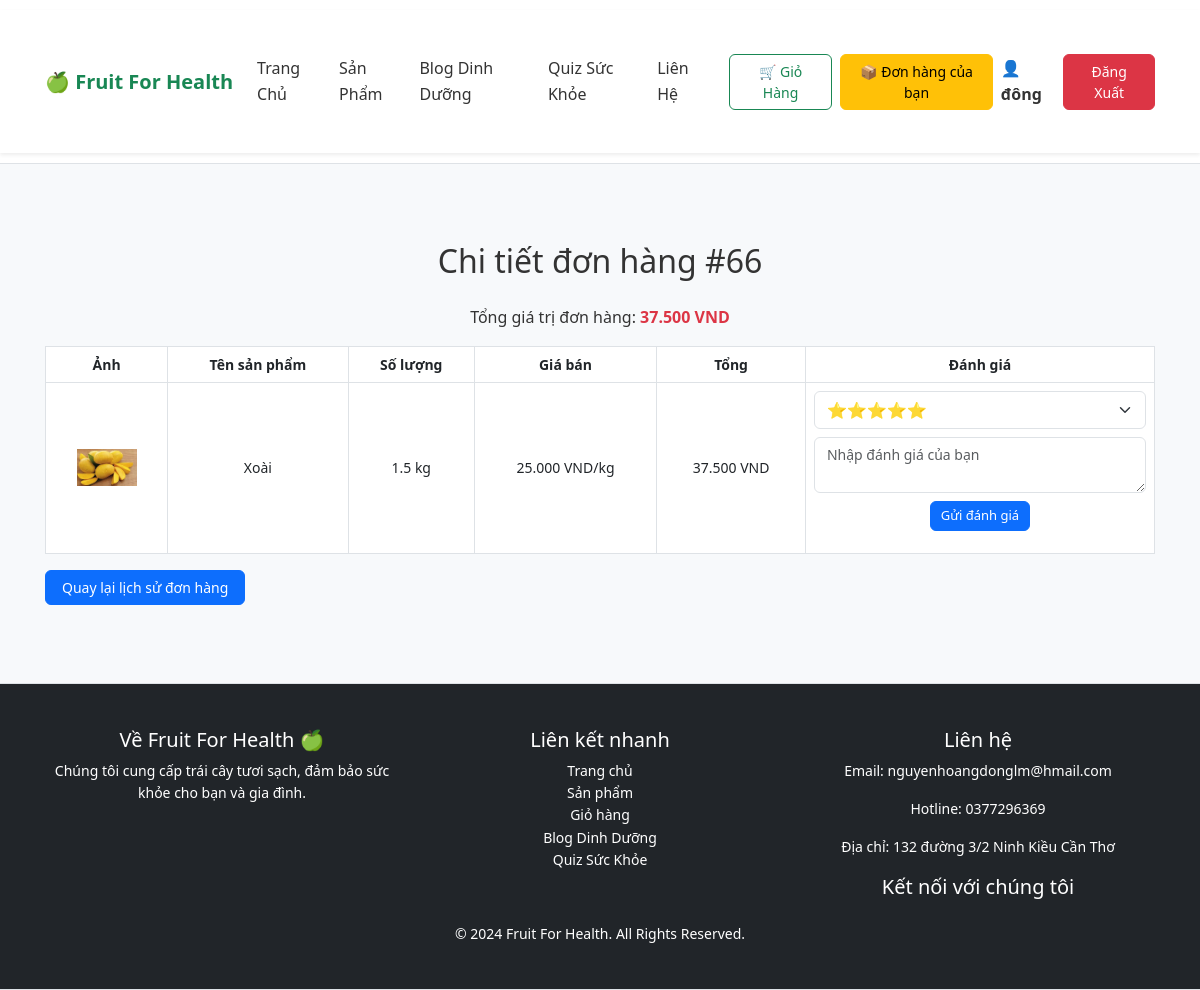
The app's page /order_details.php?order_id=66 (signed in) with its own data.
### tables this page shows
CREATE TABLE `users` (
  `user_id` int(6) NOT NULL,
  `username` varchar(255) NOT NULL,
  `email` varchar(255) NOT NULL,
  `password` varchar(255) NOT NULL,
  `role` varchar(50) DEFAULT 'user',
  `age` int(11) DEFAULT NULL,
  `created_at` timestamp NOT NULL DEFAULT current_timestamp(),
  `full_name` varchar(255) DEFAULT NULL,
  `phone_number` varchar(20) DEFAULT NULL,
  `address` text DEFAULT NULL
);

CREATE TABLE `orders` (
  `order_id` int(11) NOT NULL,
  `user_id` int(11) DEFAULT NULL,
  `total_price` decimal(10,2) NOT NULL,
  `order_status` enum('pending','shipped','canceled') DEFAULT 'pending',
  `created_at` timestamp NOT NULL DEFAULT current_timestamp(),
  `payment_method` varchar(50) NOT NULL DEFAULT 'cod',
  `approved_by_email` varchar(255) DEFAULT NULL
);

CREATE TABLE `order_items` (
  `order_item_id` int(11) NOT NULL,
  `order_id` int(11) NOT NULL,
  `product_id` int(11) NOT NULL,
  `quantity` int(11) NOT NULL,
  `price` decimal(10,2) NOT NULL
);

CREATE TABLE `products` (
  `product_id` int(6) NOT NULL,
  `name` varchar(255) NOT NULL,
  `selling_price` int(11) DEFAULT NULL,
  `description` text DEFAULT NULL,
  `category` varchar(100) NOT NULL DEFAULT 'Chung',
  `image_url` varchar(255) DEFAULT NULL,
  `created_at` timestamp NOT NULL DEFAULT current_timestamp(),
  `visibility` enum('public','private') DEFAULT 'public',
  `stock_quantity` float DEFAULT 0,
  `unit` varchar(10) NOT NULL DEFAULT 'kg',
  `status` enum('selling','not_selling') DEFAULT 'not_selling'
);

### order_details.php (the view, shortened to what this page needs)
<?php
require_once 'database/db_connect.php';
include 'includes/header.php';
$order_id = $_GET['order_id'];
$user_id = $_SESSION['user_id'];
$stmt = $conn->prepare("SELECT * FROM orders WHERE order_id = ? AND user_id = ?");
$stmt->bind_param("ii", $order_id, $user_id);
$stmt->execute();
$order_result = $stmt->get_result();
$order = $order_result->fetch_assoc();
$stmt = $conn->prepare("SELECT oi.*, p.name, p.image_url, p.unit
                        FROM order_items oi
                        JOIN products p ON oi.product_id = p.product_id
                        WHERE oi.order_id = ?");
$stmt->bind_param("i", $order_id);
$stmt->execute();
$result = $stmt->get_result();
$order_items = $result->fetch_all(MYSQLI_ASSOC);
?>
<!DOCTYPE html>
<html lang="vi">
<head>
    <link rel="stylesheet" href="https://cdn.jsdelivr.net/npm/bootstrap@5.3.0/dist/css/bootstrap.min.css">
    <link rel="stylesheet" href="assets/css/style.css">
</head>
<body>
<div class="container mt-5">
    <h2 class="text-center mb-4">Chi tiết đơn hàng #<?php echo $order_id; ?></h2>
    <p class="text-center">Tổng giá trị đơn hàng:
        <strong class="text-danger"><?php echo number_format($order['total_price'], 0, ',', '.'); ?> VND</strong>
    </p>
    <table class="table table-bordered text-center">
        <thead>
            <tr>
                <th>Ảnh</th>
                <th>Tên sản phẩm</th>
                <th>Số lượng</th>
                <th>Giá bán</th>
                <th>Tổng</th>
                <th>Đánh giá</th>
            </tr>
        </thead>
        <tbody>
        <?php foreach ($order_items as $item): ?>
            <?php
                $unit = $item['unit'] ?? 'trái';
                $quantity = $item['quantity'];
                $price = $item['price'];
                $display_quantity = $unit === 'kg' ? ($quantity * 0.5) . ' kg' : $quantity . ' trái';
                $subtotal = $unit === 'kg' ? $price * ($quantity * 0.5) : $price * $quantity;
            ?>
            <tr>
                <td><img src="<?php echo htmlspecialchars($item['image_url']); ?>" width="60"></td>
                <td><?php echo htmlspecialchars($item['name']); ?></td>
                <td><?php echo $display_quantity; ?></td>
                <td><?php echo number_format($price, 0, ',', '.'); ?> VND/<?php echo $unit; ?></td>
                <td><?php echo number_format($subtotal, 0, ',', '.'); ?> VND</td>
                <td>
                    <form method="POST">
                        <select name="rating" class="form-select mb-2">
                            <option value="5">⭐️⭐️⭐️⭐️⭐️</option>
                        </select>
                        <textarea name="comment" class="form-control mb-2" placeholder="Nhập đánh giá của bạn"></textarea>
                        <button type="submit" name="review" class="btn btn-primary btn-sm">Gửi đánh giá</button>
                    </form>
                </td>
            </tr>
        <?php endforeach; ?>
        </tbody>
    </table>
    <a href="order_history.php" class="btn btn-primary">Quay lại lịch sử đơn hàng</a>
</div>
<?php include 'includes/footer.php'; ?>
</body>
</html>

### includes/header.php (shortened to what this page needs)
<?php
require_once __DIR__ . '/../database/db_connect.php';
$is_logged_in = isset($_SESSION['user_id']);
$user_name = "";
if ($is_logged_in) {
    $user_id = $_SESSION['user_id'];
    $stmt = $conn->prepare("SELECT username FROM users WHERE user_id = ?");
    $stmt->bind_param("i", $user_id);
    $stmt->execute();
    $result = $stmt->get_result();
    if ($result->num_rows > 0) {
        $user = $result->fetch_assoc();
        $user_name = $user['username'];
    }
}
?>
<header>
    <nav class="navbar navbar-expand-lg navbar-light bg-white shadow-sm">
        <div class="container">
            <a class="navbar-brand fw-bold text-success" href="index.php">
                🍏 Fruit For Health
            </a>
            <div class="collapse navbar-collapse" id="navbarContent">
                <ul class="navbar-nav ms-auto">
                    <li class="nav-item"><a class="nav-link" href="index.php">Trang Chủ</a></li>
                    <li class="nav-item"><a class="nav-link" href="products.php">Sản Phẩm</a></li>
                    <li class="nav-item"><a class="nav-link" href="blog.php">Blog Dinh Dưỡng</a></li>
                    <li class="nav-item"><a class="nav-link" href="quiz.php">Quiz Sức Khỏe</a></li>
                    <li class="nav-item"><a class="nav-link" href="contact.php">Liên Hệ</a></li>
                </ul>
                <div class="d-flex align-items-center ms-3">
                    <a href="cart.php" class="btn btn-outline-success me-2 position-relative">
                        🛒 Giỏ Hàng
                    </a>
                    <?php if ($is_logged_in): ?>
                        <a href="order_history.php" class="btn btn-warning me-2">📦 Đơn hàng của bạn</a>
                        <span class="me-2 fw-bold">👤 <?php echo htmlspecialchars($user_name); ?></span>
                        <a href="auth/logout.php" class="btn btn-danger">Đăng Xuất</a>
                    <?php else: ?>
                        <a href="auth/login.php" class="btn btn-success">Đăng Nhập</a>
                    <?php endif; ?>
                </div>
            </div>
        </div>
    </nav>
</header>

### assets/css/style.css (style rules this page uses)
body { font-family: 'Segoe UI', Tahoma, Geneva, Verdana, sans-serif; background-color: #f7f9fb; color: #333; line-height: 1.6; }
a { color: #198754; text-decoration: none; }
.container, .container-fluid { padding: 30px 15px; }
header, footer { background-color: #fff; border-bottom: 1px solid #dee2e6; padding: 10px 0; }
.navbar { background-color: #ffffff; box-shadow: 0 2px 4px rgba(0,0,0,0.05); }
.navbar-brand { font-weight: bold; color: #198754 !important; }
.nav-link { color: #333 !important; font-weight: 500; }
.btn { padding: 6px 16px; font-size: 14px; border-radius: 6px; }
.btn-danger { background-color: #dc3545; border-color: #dc3545; }
.btn-sm { padding: 4px 10px; font-size: 13px; }
.form-control { font-size: 14px; border-radius: 6px; padding: 6px 12px; }
.table { font-size: 14px; }
.table th, .table td { vertical-align: middle; text-align: center; }

### records on screen
users: username "đông"
orders: total_price "37.500"
order_items: product.image_url (picture), product.name "Xoài", display_quantity "1.5 kg", price "25.000", product.unit "kg", subtotal "37.500"

### other values on screen
$order_id "66"
